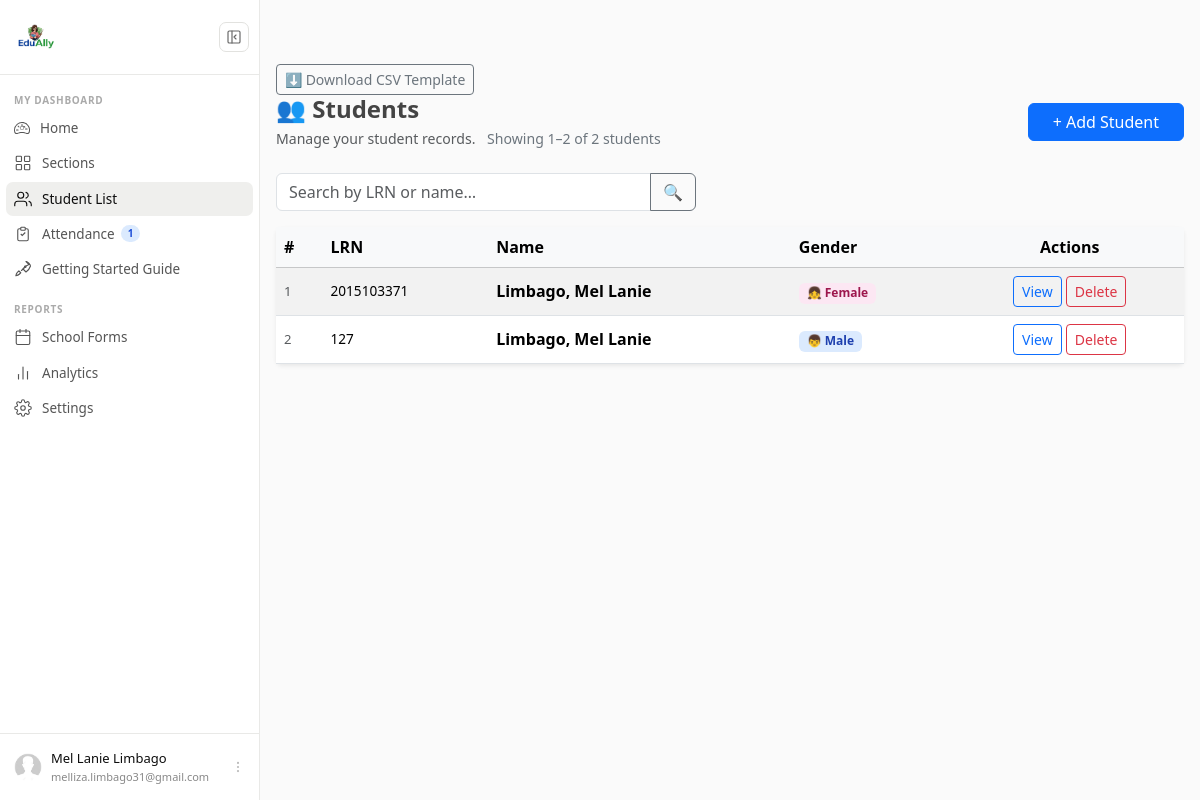
The page /student/ (signed in) on the database its author committed.
### users/models.py (models this page shows, shortened)
class Profile(models.Model):
    user = models.OneToOneField(User, on_delete=models.CASCADE)
    image = models.ImageField(default='default.jpg', upload_to='profile_pics')
    middle_name = models.CharField(max_length=150, blank=True)
    has_seen_guide = models.BooleanField(default=False)

### students/models.py (models this page shows, shortened)
class Student(models.Model):
    added_by = models.ForeignKey(User, on_delete=models.CASCADE)
    lrn = models.CharField(max_length=20)
    first_name = models.CharField(max_length=100)
    middle_name = models.CharField(max_length=100,null=True,blank=True)
    last_name = models.CharField(max_length=100)
    complete_name = models.CharField(max_length=100)
    gender = models.CharField(max_length=10, choices=Gender_Choices, default='F')
    date_of_birth = models.DateField()
    age = models.IntegerField(null=True,blank=True, help_text="Manually input the age for SF9 purposes")
    birth_cert = models.CharField(max_length=5, choices=Birthcert_Choices, default='Y')
    class Meta:
        unique_together = ['added_by', 'lrn']

### students/views.py (the view, shortened to what this page needs)
# urls.py: path('', StudentListView.as_view(),name='student-home'),
class StudentListView(LoginRequiredMixin, ListView):
    model = Student
    field = ['lrn','first_name','middle_name','last_name','gender','date_of_birth','age','birth_cert']
    template_name = 'students/student_home.html'
    context_object_name = 'students'
    paginate_by = 8
    def get_queryset(self):
        queryset = Student.objects.filter(added_by=self.request.user)
        q = self.request.GET.get('q', '').strip()
        return queryset

### attendance/context_processors.py (called while the page is built)
def attendance_alerts(request):
    if not request.user.is_authenticated:
        return {}
    today = datetime.date.today()
    unrecorded_count = 0
    adviser_sections = Section.objects.filter(
        adviser=request.user,
        is_adviser=True
    )
    for section in adviser_sections:
        has_students = Enrollment.objects.filter(
            section=section
        ).exists()
        if has_students:
            recorded = Attendance.objects.filter(
                enrollment__section=section,
                date=today
            ).exists()
            if not recorded:
                unrecorded_count += 1
    return {
        'unrecorded_count': unrecorded_count
    }

### students/templates/students/student_home.html (shortened to what this page needs)
{% extends 'users/base.html' %}
{% block content %}
<div class="mt-3">
 <a href="{% url 'download-student-template' 'xlsx' %}"
   class="btn btn-outline-secondary btn-sm">
    ⬇ Download CSV Template
</a>
    <div class="d-flex flex-column flex-md-row
                justify-content-between align-items-md-center
                gap-3 mb-4">
        <div>
            <h4 class="fw-bold mb-1">👥 Students</h4>
            <p class="text-muted mb-0" style="font-size:0.88rem;">
                Manage your student records.
                {% if page_obj %}
                    <span class="ms-2 text-secondary">
                        Showing {{ page_obj.start_index }}–{{ page_obj.end_index }}
                        of {{ page_obj.paginator.count }} students
                    </span>
                {% endif %}
            </p>
        </div>
        <a href="{% url 'student-create' %}" class="btn btn-primary px-4">
            + Add Student
        </a>
    </div>
    {% if students %}
    <form method="get" class="mb-3">
        <div class="input-group" style="max-width:420px;">
            <input type="text"
                   class="form-control"
                   name="q"
                   value="{{ request.GET.q }}"
                   placeholder="Search by LRN or name…">
            <button class="btn btn-outline-secondary" type="submit">
                🔍
            </button>
        </div>
    </form>
    <div class="card shadow-sm border-0">
        <div class="card-body p-0">
            <div class="table-responsive">
                <table class="table table-striped table-hover align-middle mb-0">
                    <thead class="table-light">
                        <tr>
                            <th>#</th>
                            <th>LRN</th>
                            <th>Name</th>
                            <th>Gender</th>
                            <th class="text-center">Actions</th>
                        </tr>
                    </thead>
                    <tbody>
                        {% for student in students %}
                        <tr>
                            <td class="text-muted" style="font-size:0.82rem;">
                                {{ forloop.counter }}
                            </td>
                            <td style="font-size:0.85rem;">
                                {{ student.lrn|default:'—' }}
                            </td>
                            <td>
                                <span class="fw-semibold">
                                    {{ student.last_name }},
                                    {{ student.first_name }}
                                </span>
                            </td>
                            <td>
                                {% if student.gender == 'M' %}
                                    <span class="badge"
                                          style="background:#dbeafe;color:#1e40af;">
                                        👦 Male
                                    </span>
                                {% else %}
                                    <span class="badge"
                                          style="background:#fce7f3;color:#9d174d;">
                                        👧 Female
                                    </span>
                                {% endif %}
                            </td>
                            <td class="text-center">
                                <a href="{% url 'student-detail' student.id %}"
                                   class="btn btn-sm btn-outline-primary">
                                    View
                                </a>
                                <a href="{% url 'student-delete' student.id %}"
                                   class="btn btn-sm btn-outline-danger">
                                    Delete
                                </a>
                            </td>
                        </tr>
                        {% endfor %}
                    </tbody>
                </table>
            </div>
        </div>
    </div>
    {% endif %}
</div>
{% endblock %}

### users/templates/partials/_sidebar.html (shortened to what this page needs)
{% load static %}
{% if user.is_authenticated %}
<div id="cs-sidebar">
  <div class="cs-top">
    <div class="cs-brand">
      <span class="cs-brand-name"><a class="navbar-brand d-flex" href="/">
        <img src="/media/logo.png" alt="Logo" class="me-2" style="height: 50px; width: auto;">
      </a></span>
    </div>
    <button class="cs-toggle-btn" id="cs-toggle" type="button" aria-label="Toggle sidebar">
      <svg width="16" height="16" viewBox="0 0 24 24" fill="none" stroke="currentColor" stroke-width="1.75" stroke-linecap="round" stroke-linejoin="round">
        <rect x="3" y="3" width="18" height="18" rx="2"/>
        <path d="M9 3v18"/>
        <path class="cs-arrow" d="M15 9l-3 3 3 3"/>
      </svg>
    </button>
  </div>
  <nav class="cs-nav">
    <div class="cs-section-label">MY DASHBOARD</div>
    <ul>
      <li>
          <a class="cs-link
              "
            href="{% url 'dashboard' %}">
              <span class="cs-label">
                  Home
              </span>
          </a>
      </li>
      <li>
        <a class="cs-link {% if request.resolver_match.url_name == 'section-home' %}active{% endif %}"
           href="{% url 'section-home' %}">
          <span class="cs-label">Sections</span>
        </a>
      </li>
      <li>
        <a class="cs-link {% if request.resolver_match.url_name == 'student-home' %}active{% endif %}"
           href="{% url 'student-home' %}">
          <svg class="cs-icon" viewBox="0 0 24 24" fill="none" stroke="currentColor" stroke-width="1.5" stroke-linecap="round" stroke-linejoin="round" aria-hidden="true">
            <path d="M17 21v-2a4 4 0 0 0-4-4H5a4 4 0 0 0-4 4v2"/>
            <circle cx="9" cy="7" r="4"/>
            <path d="M23 21v-2a4 4 0 0 0-3-3.87M16 3.13a4 4 0 0 1 0 7.75"/>
          </svg>
          <span class="cs-label">Student List</span>
        </a>
      </li>
      <li>
        <a class="cs-link
            "
          href="{% url 'attendance-sections' %}">
            <svg class="cs-icon" viewBox="0 0 24 24" fill="none"
                stroke="currentColor" stroke-width="1.5">
                <path d="M9 5H7a2 2 0 0 0-2 2v12a2 2 0 0 0 2 2h10
                        a2 2 0 0 0 2-2V7a2 2 0 0 0-2-2h-2"/>
                <rect x="9" y="3" width="6" height="4" rx="1"/>
                <path d="M9 12l2 2 4-4"/>
            </svg>
            <span class="cs-label">
                Attendance
                {% if unrecorded_count > 0 %}
                <span class="cs-badge">{{ unrecorded_count }}</span>
                {% endif %}
            </span>
        </a>
    </li>
      <li>
        <a class="cs-link" href="{% url 'getting-started' %}">
          <span class="cs-label">Getting Started Guide </span>
        </a>
      </li>
    </ul>
    <div class="cs-section-label">REPORTS</div>
    <ul>
      <li>
        <a class="cs-link" href="{% url 'coming-soon' %}?feature=School Forms&progress=45">
          <span class="cs-label">School Forms</span>
        </a>
      </li>
      <li>
        <a class="cs-link" href="{% url 'coming-soon' %}?feature=Analytics&progress=30">
          <svg class="cs-icon" viewBox="0 0 24 24" fill="none" stroke="currentColor" stroke-width="1.5" stroke-linecap="round" stroke-linejoin="round" aria-hidden="true">
            <line x1="18" y1="20" x2="18" y2="10"/>
            <line x1="12" y1="20" x2="12" y2="4"/>
            <line x1="6" y1="20" x2="6" y2="14"/>
          </svg>
          <span class="cs-label">Analytics</span>
        </a>
      </li>
      <li>
        <a class="cs-link {% if request.resolver_match.url_name == 'profile' %}active{% endif %}"
           href="{% url 'profile' %}">
          <span class="cs-label">Settings</span>
        </a>
      </li>
    </ul>
  </nav>
  <div class="cs-footer">
    <div class="dropup">
      <button class="cs-user-btn" type="button" data-bs-toggle="dropdown" aria-expanded="false">
        <img class="cs-avatar" src="{{ user.profile.image.url }}" alt="{{ user.get_full_name }}">
        <div class="cs-user-info">
          <div class="cs-user-name">{{ user.first_name }} {{ user.last_name }}</div>
          <div class="cs-user-email">{{ user.email }}</div>
        </div>
        <svg class="cs-dots" width="14" height="14" viewBox="0 0 24 24" fill="none" stroke="currentColor" stroke-width="1.75" stroke-linecap="round" aria-hidden="true">
          <circle cx="12" cy="5" r="1"/><circle cx="12" cy="12" r="1"/><circle cx="12" cy="19" r="1"/>
        </svg>
      </button>
    </div>
  </div>
</div>
{% endif %}

### users/static/users/main.css (style rules this page uses)
body { background: #fafafa; color: #333333; }
h1, h2, h3, h4, h5, h6 { color: #444444; }
ul { margin: 0; }

### users/static/css/sidebar.css (style rules this page uses)
#cs-sidebar *, #cs-sidebar *::before, #cs-sidebar *::after { box-sizing: border-box; }
#cs-sidebar { width: 260px; min-width: 260px; height: 100vh; position: sticky; top: 0; background: #fff; border-right: 1px solid #e9e9e7; display: flex; flex-direction: column; transition: width 0.25s cubic-bezier(0.4,0,0.2,1), min-width 0.25s cubic-bezier(0.4,0,0.2,1); overflow: hidden; z-index: 100; flex-shrink: 0; }
.cs-top { display: flex; align-items: center; justify-content: space-between; gap: 8px; padding: 12px 10px; border-bottom: 1px solid #e9e9e7; min-height: 54px; }
.cs-brand { display: flex; align-items: center; gap: 9px; overflow: hidden; min-width: 0; }
.cs-brand-name { font-size: 14px; font-weight: 600; color: #0d0d0d; white-space: nowrap; opacity: 1; transition: opacity 0.15s; }
.cs-toggle-btn { width: 30px; height: 30px; min-width: 30px; padding: 0; background: transparent; border: 1px solid #e2e2df; border-radius: 7px; display: flex; align-items: center; justify-content: center; cursor: pointer; color: #666; transition: background 0.12s; }
.cs-nav { flex: 1; overflow-y: auto; overflow-x: hidden; padding: 8px 6px 4px; }
.cs-nav ul { list-style: none; padding: 0; margin: 0 0 6px; }
.cs-section-label { padding: 10px 8px 3px; font-size: 10px; font-weight: 600; letter-spacing: 0.07em; color: #aaa; white-space: nowrap; overflow: hidden; transition: opacity 0.15s, height 0.25s, padding 0.25s; }
.cs-link { display: flex; align-items: center; gap: 10px; padding: 7px 8px; border-radius: 7px; text-decoration: none; color: #555; font-size: 13.5px; font-weight: 400; white-space: nowrap; overflow: hidden; transition: background 0.1s, color 0.1s; position: relative; margin-bottom: 1px; }
.cs-link.active { background: #efefed; color: #0d0d0d; font-weight: 500; }
.cs-icon { width: 18px; height: 18px; min-width: 18px; flex-shrink: 0; }
.cs-label { flex: 1; overflow: hidden; text-overflow: ellipsis; display: flex; align-items: center; gap: 6px; opacity: 1; transition: opacity 0.15s; }
.cs-badge { font-size: 10px; font-weight: 600; background: #dbeafe; color: #1d4ed8; padding: 1px 7px; border-radius: 99px; }
.cs-footer { border-top: 1px solid #e9e9e7; padding: 8px 6px; }
.cs-user-btn { display: flex; align-items: center; gap: 9px; padding: 7px 8px; border-radius: 7px; width: 100%; background: transparent; border: none; cursor: pointer; overflow: hidden; transition: background 0.12s; text-align: left; }
.cs-avatar { width: 28px !important; height: 28px !important; min-width: 28px !important; border-radius: 50% !important; object-fit: cover !important; flex-shrink: 0 !important; display: block !important; }
.cs-user-info { flex: 1; overflow: hidden; min-width: 0; opacity: 1; transition: opacity 0.15s; }
.cs-user-name { font-size: 13px; font-weight: 500; color: #0d0d0d; white-space: nowrap; overflow: hidden; text-overflow: ellipsis; }
.cs-user-email { font-size: 11px; color: #888; white-space: nowrap; overflow: hidden; text-overflow: ellipsis; }
.cs-dots { flex-shrink: 0; color: #bbb; opacity: 1; transition: opacity 0.15s; }

### rows shown on the page
Student: lrn "2015103371", last_name "Limbago", first_name "Mel Lanie", gender "👧 Female"
Student: lrn "127", last_name "Limbago", first_name "Mel Lanie", gender "👦 Male"

### other values the page prints
{{ unrecorded_count }} "1"
{{ user.first_name }} "Mel Lanie"
{{ user.last_name }} "Limbago"
{{ user.email }} "melliza.limbago31@gmail.com"
{{ page_obj.start_index }} "1"
{{ page_obj.end_index }} "2"
{{ page_obj.paginator.count }} "2"
